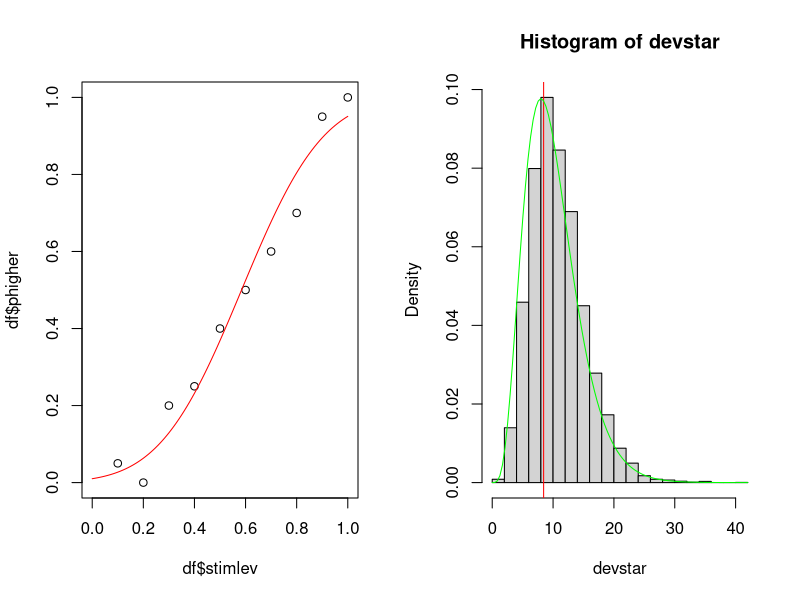

R code for this plot:
# deviance.R  Illustrate a goodness of fit test for a psychometric function

rm( list=ls() )

# make up some behavioural data for a discrimination task
df <- data.frame( stimlev=seq( 0.1, 1.0, by=0.1 ),                  # stimulus levels
                  ntrials=rep( 20, times=10 ),                      # number of trials at each stimulus level
                  nhigher=c( 1, 0, 4, 5, 8, 10, 12, 14, 19, 20 ) )  # number of trials where the observer responded "higher"
df$phigher <- df$nhigher / df$ntrials                               # 'nhigher' expressed as a proportion

# choose the form of the psychometric function
psyfn <- function( x, mu, sigma )
    pnorm( x, mu, sigma )

# define a function to calculate the log likelihood of a dataset
loglike <- function( nhigher, ntrials, phigher )
    sum(log( dbinom( nhigher, ntrials, phigher ) ))

# define a maximum likelihood objective function
# - note that this is the same objective function we used in previous scripts,
#   formulated using the loglike() function
obj <- function( p, data )
    -loglike( data$nhigher, data$ntrials, psyfn( data$stimlev, p[1], p[2] ) )

# fit the objective function
pinit <- c( 0.5, 0.2 )                          # initial guess
phat <- optim( pinit, obj, NULL, data=df )$par  # find parameters of best fit

# show data and fitted function
par( mfrow=c(1,2) )
plot( df$stimlev, df$phigher, col='black', xlim=c(0,1), ylim=c(0,1) )
curve( psyfn( x, phat[1], phat[2] ), col='red', add=TRUE )

# get fitted probabilities
pfit <- psyfn( df$stimlev, phat[1], phat[2] )

# define a function that gives the deviance of a dataset
devfn <- function( nhigher )
    2*( loglike( nhigher, df$ntrials, nhigher/df$ntrials ) -   # log likelihood of perfect fit
        loglike( nhigher, df$ntrials, pfit ) )                 # log likelihood of actual fit

# find the deviance of the actual data
dev <- devfn( df$nhigher )

# find distribution of deviance
devn <- 10000
devstar <- rep( NA, devn )
for (i in 1:devn) {
    
    # resample data
    dfstar <- df
    dfstar$nhigher <- rbinom( nrow(dfstar), dfstar$ntrials, pfit )
    dfstar$phigher <- dfstar$nhigher / dfstar$ntrials

    # find deviance of resampled data
    devstar[i] <- devfn( dfstar$nhigher )
    
}

# or instead of the for loop, we can use just this one line
# devstar <- replicate( 1000, devfn( rbinom( nrow(df), df$ntrials, pfit ) ) )

# show distribution of deviance
hist( devstar, breaks=25, probability=TRUE )
abline( v=dev, col='red' )

# find the p level of the deviance of the actual data
plevel = mean( devstar > dev )
print(sprintf('plevel = %.4f',plevel))

# show asymptotic distribution of deviance; limit as number of stimulus levels --> Inf  (Wichmann & Hill, 2001a, p. 1303)
curve( dchisq( x, df=nrow(df) ), col='green', add=TRUE )
